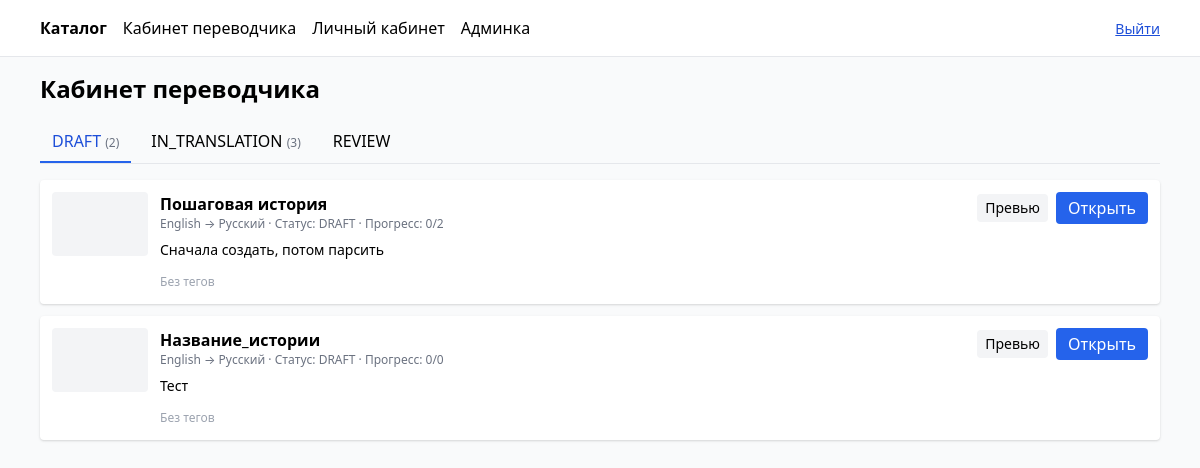
The app's page /translator/dashboard/ (signed in) with its own data.
### stories/models.py (models this page shows, shortened)
class Story(models.Model):
    title = models.CharField(max_length=255)
    slug = models.SlugField(max_length=260, unique=True)
    original_language = models.ForeignKey(Language, related_name="stories_original", on_delete=models.PROTECT)
    target_language = models.ForeignKey(Language, related_name="stories_target", on_delete=models.PROTECT)
    description = models.TextField(blank=True)
    status = models.CharField(max_length=20, choices=StoryStatus.choices, default=StoryStatus.DRAFT)
    tags = models.ManyToManyField(Tag, related_name="stories", blank=True)
    assigned_to = models.ForeignKey(User, null=True, blank=True, on_delete=models.SET_NULL, related_name="assigned_stories")
    paragraphs_count = models.PositiveIntegerField(default=0)
    translated_count = models.PositiveIntegerField(default=0)
    published_at = models.DateTimeField(null=True, blank=True)
    poster_url = models.URLField(blank=True, default="")
    class Meta:
        ordering = ["-id"]

class Language(models.Model):
    code = models.CharField(max_length=8, unique=True)  # ISO 639-1 по умолчанию
    name = models.CharField(max_length=64)

### translations/views_pages.py (the view, shortened to what this page needs)
class TranslatorDashboardView(LoginRequiredMixin, TemplateView):
    template_name = "translations/dashboard.html"
    def dispatch(self, request, *args, **kwargs):
        if not (in_group(request.user, "translator") or in_group(request.user, "admin")):
            return self.handle_no_permission()
        return super().dispatch(request, *args, **kwargs)
    def get_context_data(self, **kwargs):
        ctx = super().get_context_data(**kwargs)
        user = self.request.user
        is_admin = in_group(user, "admin")
        is_translator = in_group(user, "translator")
        counts = _counts(user)
        if is_admin:
            initial_status = StoryStatus.DRAFT
        ctx["initial_status"] = initial_status
        ctx["stories_initial"] = _stories_for_status(user, initial_status)
        ctx["counts"] = counts
        ctx["is_admin"] = is_admin
        ctx["is_translator"] = is_translator
        return ctx

### translations/views_pages.py (called while the page is built)
def _stories_for_status(user, status: str):
    is_admin = in_group(user, "admin")
    is_translator = in_group(user, "translator")
    qs = Story.objects.none()
    if status == StoryStatus.DRAFT:
        qs = Story.objects.filter(status=StoryStatus.DRAFT)
        if is_translator and not is_admin:
            qs = qs.filter(assigned_to__isnull=True)
    elif status == StoryStatus.IN_TRANSLATION:
        qs = Story.objects.filter(status=StoryStatus.IN_TRANSLATION)
        if is_translator and not is_admin:
            qs = qs.filter(assigned_to=user)
    elif status == StoryStatus.REVIEW:
        qs = Story.objects.filter(status=StoryStatus.REVIEW)
        if is_translator and not is_admin:
            qs = qs.filter(assigned_to=user)
    return qs.select_related("original_language", "target_language").prefetch_related("tags").order_by("-id")

def _counts(user):
    return {
        "DRAFT": _stories_for_status(user, StoryStatus.DRAFT).count(),
        "IN_TRANSLATION": _stories_for_status(user, StoryStatus.IN_TRANSLATION).count(),
        "REVIEW": _stories_for_status(user, StoryStatus.REVIEW).count(),
    }

### users/permissions.py (called while the page is built)
def in_group(user, group_name: str) -> bool:
    if not user.is_authenticated:
        return False
    if group_name == "admin":
        return user.is_superuser or user.is_staff or user.groups.filter(name="admin").exists()
    return user.groups.filter(name=group_name).exists()

### templates/translations/dashboard.html (shortened to what this page needs)
{% extends "base.html" %}
{% block content %}
<h1 class="text-2xl font-bold mb-4">Кабинет переводчика</h1>
<nav class="flex gap-2 border-b mb-4">
    <button
        class="px-3 py-2 border-b-2 {% if initial_status == 'DRAFT' %}border-blue-600 text-blue-700{% else %}border-transparent{% endif %}"
        hx-get="/translator/stories/?status=DRAFT"
        hx-target="#tab-content"
        hx-swap="innerHTML">
        DRAFT {% if counts.DRAFT %}<span class="text-xs text-gray-500">({{ counts.DRAFT }})</span>{% endif %}
    </button>
    <button
        class="px-3 py-2 border-b-2 {% if initial_status == 'IN_TRANSLATION' %}border-blue-600 text-blue-700{% else %}border-transparent{% endif %}"
        hx-get="/translator/stories/?status=IN_TRANSLATION"
        hx-target="#tab-content"
        hx-swap="innerHTML">
        IN_TRANSLATION {% if counts.IN_TRANSLATION %}<span class="text-xs text-gray-500">({{ counts.IN_TRANSLATION }})</span>{% endif %}
    </button>
    <button
        class="px-3 py-2 border-b-2 {% if initial_status == 'REVIEW' %}border-blue-600 text-blue-700{% else %}border-transparent{% endif %}"
        hx-get="/translator/stories/?status=REVIEW"
        hx-target="#tab-content"
        hx-swap="innerHTML">
        REVIEW {% if counts.REVIEW %}<span class="text-xs text-gray-500">({{ counts.REVIEW }})</span>{% endif %}
    </button>
</nav>
<div id="tab-content">
    {% include "translations/_stories_list.html" with stories=stories_initial status=initial_status is_admin=is_admin is_translator=is_translator only %}
</div>
{% endblock %}

### templates/translations/_stories_list.html (shortened to what this page needs)
{% if stories %}
<ul class="space-y-3">
    {% for s in stories %}
    <li class="p-3 bg-white rounded shadow">
        <div class="flex gap-3">
            <div class="w-24 shrink-0">
                {% if s.poster_url %}
                    <img src="{{ s.poster_url }}" class="w-24 h-16 object-cover rounded border" alt="poster">
                {% else %}
                    <div class="w-24 h-16 bg-gray-100 rounded"></div>
                {% endif %}
            </div>
            <div class="flex-1 min-w-0">
                <div class="flex items-start justify-between gap-3">
                    <div class="min-w-0">
                        <div class="font-semibold truncate">{{ s.title }}</div>
                        <div class="text-xs text-gray-500">
                            {{ s.original_language.name }} → {{ s.target_language.name }} · Статус: {{ s.status }}
                            · Прогресс: {{ s.translated_count }}/{{ s.paragraphs_count }}
                        </div>
                    </div>
                    <div class="flex items-center gap-2">
                        {% if s.slug %}
                            <a href="{% url 'translator_story_preview' s.slug %}" class="px-2 py-1 text-sm bg-gray-100 rounded">Превью</a>
                        {% elif s.pk %}
                            <a href="/translator/story/id/{{ s.pk }}/" class="px-2 py-1 text-sm bg-gray-100 rounded">Превью</a>
                        {% else %}
                            <span class="px-2 py-1 text-sm text-gray-400 bg-gray-50 rounded">Нет ссылки</span>
                        {% endif %}
                        {% if status == 'DRAFT' %}
                            {% if is_admin %}
                                {% if s.slug %}
                                    <a href="/translator/editor/{{ s.slug }}/" class="bg-blue-600 text-white px-3 py-1 rounded">Открыть</a>
                                {% elif s.pk %}
                                    <a href="/translator/editor/id/{{ s.pk }}/" class="bg-blue-600 text-white px-3 py-1 rounded">Открыть</a>
                                {% endif %}
                            {% endif %}
                        {% elif status == 'IN_TRANSLATION' %}
                            {% if s.slug %}
                                <a href="/translator/editor/{{ s.slug }}/" class="bg-blue-600 text-white px-3 py-1 rounded">Открыть</a>
                            {% elif s.pk %}
                                <a href="/translator/editor/id/{{ s.pk }}/" class="bg-blue-600 text-white px-3 py-1 rounded">Открыть</a>
                            {% endif %}
                        {% endif %}
                    </div>
                </div>
                {% if s.description %}
                    <p class="mt-2 text-sm line-clamp-2">{{ s.description }}</p>
                {% endif %}
                <div class="mt-2">
                    {% for t in s.tags.all %}
                        <span class="text-xs bg-gray-100 px-2 py-0.5 rounded mr-1">{{ t.name }}</span>
                    {% empty %}
                        <span class="text-xs text-gray-400">Без тегов</span>
                    {% endfor %}
                </div>
            </div>
        </div>
    </li>
    {% endfor %}
</ul>
{% else %}
<div class="text-gray-500">Здесь пока пусто.</div>
{% endif %}

### records on screen
Story: title "Пошаговая история", original_language.name "English", target_language.name "Русский", status "DRAFT", translated_count "0", paragraphs_count "2", shows "Превью", description "Сначала создать, потом парсить"
Story: title "Название_истории", original_language.name "English", target_language.name "Русский", status "DRAFT", translated_count "0", paragraphs_count "0", slug "Превью", description "Тест"

### other values on screen
{{ counts.DRAFT }} "2"
{{ counts.IN_TRANSLATION }} "3"
